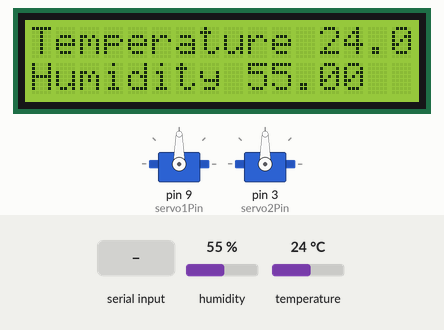
A sketch run on a simulated Arduino Uno, built with avr-gcc and run on an emulated ATmega328P. Shown: 16×2 character LCD, 2 × servo. Inputs (shaded band) come from the test bench; at power-on: humidity 55 %, temperature 24 °C. What the sketch prints to the serial monitor is not drawn.

Above: at 1.6 s.
1.7 s: "*" received over Serial
At 2.5 s:
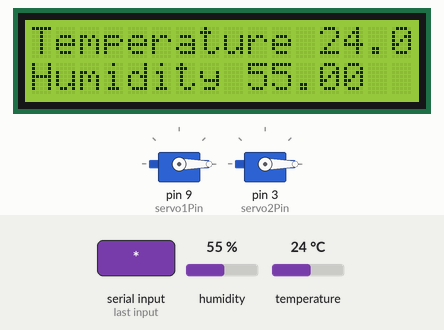
3.2 s: humidity set to 22 %
At 5.2 s:
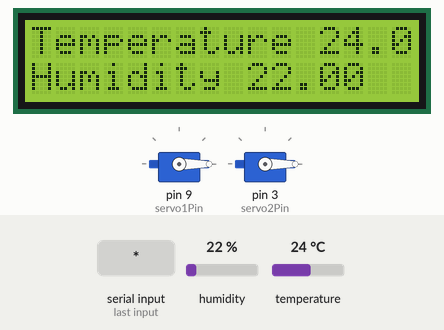
5.5 s: temperature set to 12 °C
At 6.8 s:
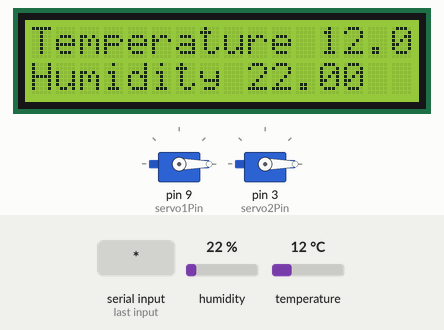
7.5 s: humidity set to 40 %
At 8.4 s:
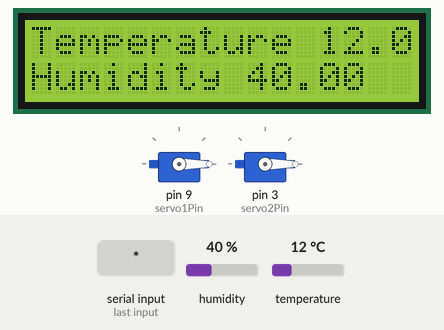
9.5 s: temperature set to 19 °C
At 11.2 s:
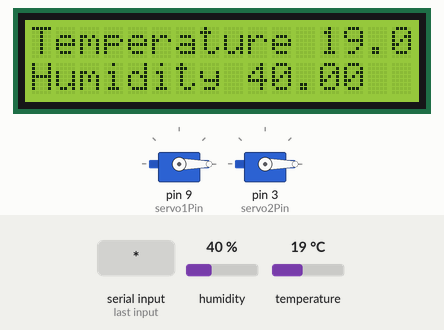
Timing chart, 0 to 12.5 s (numbered marks = the images above; inputs shaded):
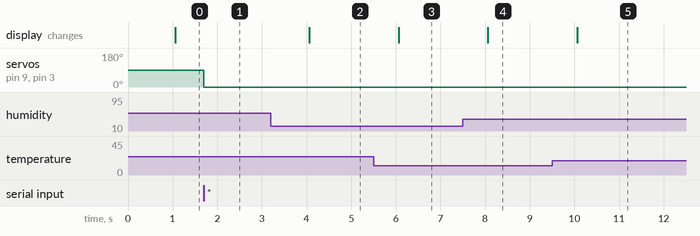

Measured:
- after the input at 1.7 s, servo on pin 9 (servo1Pin), servo on pin 3 (servo2Pin): 90° → 0° at once
- after the input at 3.2 s, the display: changes after 0.86 s (image 2)
- after the input at 5.5 s, the display: changes after 0.56 s (image 3)
- after the input at 7.5 s, the display: changes after 0.56 s (image 4)
- after the input at 9.5 s, the display: changes after 0.57 s (image 5)

The sketch:

Final_Code_Data.ino
```cpp
//DHT
// Arduino with PCF8574T I2C LCD example
#include <dht.h>
dht DHT;
#define DHT11_PIN 7
//DHT

//LCD
#include <Wire.h>                  // Include Wire library (required for I2C devices)
#include <LiquidCrystal_I2C.h>     // Include LiquidCrystal_I2C library
 LiquidCrystal_I2C lcd(0x27, 16, 2);  // Configure LiquidCrystal_I2C library with 0x27 address, 16 columns and 2 rows
//LCD

//Servo library
#include <Servo.h> // Declare the Servo pin
Servo servo1;
Servo servo2;
const int servo1Pin = 9;// Create a servo object
const int servo2Pin = 3;
//Servo Library

// Bluetooth Control
char Text;
String Spilt;
String angle;
int pos = 0;    // variable to store the servo position
int k1;
// Bluetooth Control

unsigned long prevtime_t1= millis();
unsigned long prevtime_t4= millis();


long interval_t1 = 1000;
long interval_t4 = 500;

void setup() {
    Serial.begin(9600);
    lcd.init();                        // Initialize I2C LCD module
    lcd.backlight();                   // Turn backlight ON
    servo1.attach(servo1Pin);
    servo2.attach(servo2Pin);

}

void loop() {

  unsigned long currentTime = millis();
  //DHT
  if (currentTime - prevtime_t1 > interval_t1)
    {
    int chk = DHT.read11(DHT11_PIN);

    Serial.print("Temperature =");
    Serial.print(DHT.temperature);
    Serial.print("Humidity =");
    Serial.print(DHT.humidity);

    lcd.setCursor(0, 0);
    lcd.print("Temperature ");
    lcd.print(DHT.temperature);
    lcd.setCursor(0, 1);
    lcd.print("Humidity ");
    lcd.print(DHT.humidity);
    //delay(1000);

    prevtime_t1 = currentTime;
    }

  //Bluetooth
  if (currentTime - prevtime_t4 > interval_t4)
    {
  if(Serial.available())
  {
    Text = Serial.read();

    Spilt = Spilt + Text;
    if (Text == '*') {

      Serial.println(Spilt);
      Spilt = Spilt.substring(0, Spilt.length() - 1); // Delete last char *
      k1 = Spilt.indexOf('*');
      angle = Spilt.substring(0, k1);
      servo1.write(angle.toInt());
      servo2.write(angle.toInt());
      //delay(10);
      Spilt = "";
    }
    prevtime_t4 = currentTime;
    }
    }
}
```
